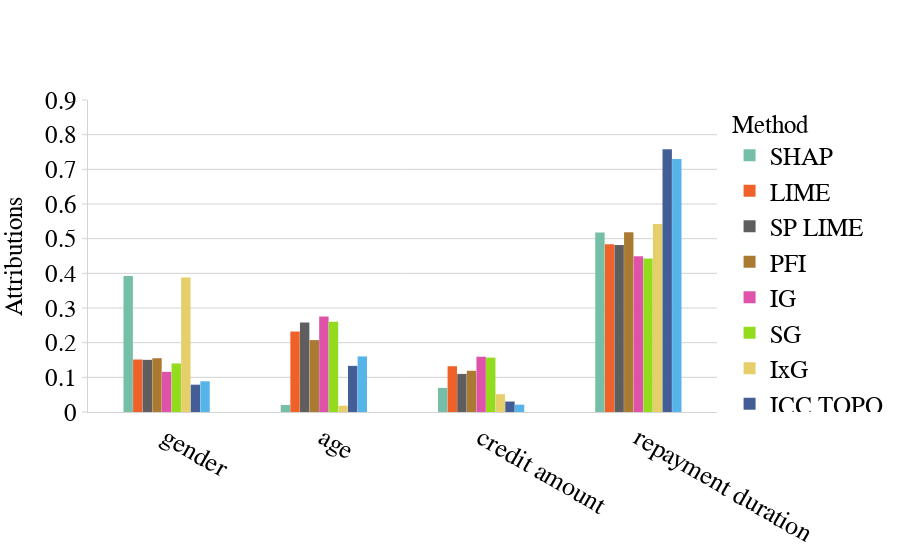

The cell this chart's notebook holds for it:
### Code cell
# Load JSON
with open(PREFIX + "attributions/german/attribution.json", "r") as f:
    data = json.load(f)
global_explanations = data['global_explanations']    
generate_attr_plot(global_explanations,config)

### Figure 1 — Plotly figure (JSON) as saved in the notebook; plotly's stock layout.template omitted (floating-point values rounded to 4 significant figures)
{"data": [{"marker": {"color": "#75bea7", "line": {"width": 0.05}}, "name": "SHAP", "type": "bar", "width": 0.06, "x": ["gender", "age", "credit amount", "repayment duration"], "y": [0.3923, 0.02039, 0.06961, 0.5177]}, {"marker": {"color": "#ef6128", "line": {"width": 0.05}}, "name": "LIME", "type": "bar", "width": 0.06, "x": ["gender", "age", "credit amount", "repayment duration"], "y": [0.1515, 0.2321, 0.1321, 0.4842]}, {"marker": {"color": "#5f5d5d", "line": {"width": 0.05}}, "name": "SP LIME", "type": "bar", "width": 0.06, "x": ["gender", "age", "credit amount", "repayment duration"], "y": [0.1504, 0.2582, 0.1099, 0.4815]}, {"marker": {"color": "#AA7A33", "line": {"width": 0.05}}, "name": "PFI", "type": "bar", "width": 0.06, "x": ["gender", "age", "credit amount", "repayment duration"], "y": [0.1553, 0.2074, 0.119, 0.5183]}, {"marker": {"color": "#df52a9", "line": {"width": 0.05}}, "name": "IG", "type": "bar", "width": 0.06, "x": ["gender", "age", "credit amount", "repayment duration"], "y": [0.1159, 0.2755, 0.1595, 0.449]}, {"marker": {"color": "#92dc1d", "line": {"width": 0.05}}, "name": "SG", "type": "bar", "width": 0.06, "x": ["gender", "age", "credit amount", "repayment duration"], "y": [0.14, 0.2605, 0.1569, 0.4426]}, {"marker": {"color": "#e6cf6a", "line": {"width": 0.05}}, "name": "IxG", "type": "bar", "width": 0.06, "x": ["gender", "age", "credit amount", "repayment duration"], "y": [0.3882, 0.01813, 0.05134, 0.5424]}, {"marker": {"color": "#435d97", "line": {"width": 0.05}}, "name": "ICC TOPO", "type": "bar", "width": 0.06, "x": ["gender", "age", "credit amount", "repayment duration"], "y": [0.07883, 0.1331, 0.03023, 0.7579]}, {"marker": {"color": "#56B4E9", "line": {"width": 0.05}}, "name": "ICC SHAP", "type": "bar", "width": 0.06, "x": ["gender", "age", "credit amount", "repayment duration"], "y": [0.08861, 0.1604, 0.02113, 0.7299]}], "layout": {"bargap": 0.45, "bargroupgap": 1, "barmode": "group", "font": {"size": 14}, "legend": {"font": {"color": "black", "family": "Times New Roman", "size": 25}, "title": {"font": {"color": "black", "family": "Times New Roman", "size": 25}, "text": "Method"}}, "plot_bgcolor": "rgba(0,0,0,0)", "showlegend": true, "xaxis": {"linecolor": "lightgray", "range": [-0.5, 3.5], "showgrid": false, "tickcolor": "lightgray", "tickfont": {"color": "black", "family": "Times New Roman", "size": 26}, "tickmode": "array", "ticktext": ["gender", "age", "credit amount", "repayment duration"], "tickvals": [0, 1, 2, 3]}, "yaxis": {"dtick": 0.1, "gridcolor": "lightgray", "linecolor": "lightgray", "range": [0, 0.9], "showgrid": true, "tickcolor": "lightgray", "tickfont": {"color": "black", "family": "Times New Roman", "size": 25}, "ticks": "outside", "title": {"font": {"color": "black", "family": "Times New Roman", "size": 25}, "text": "Attributions"}}}}
